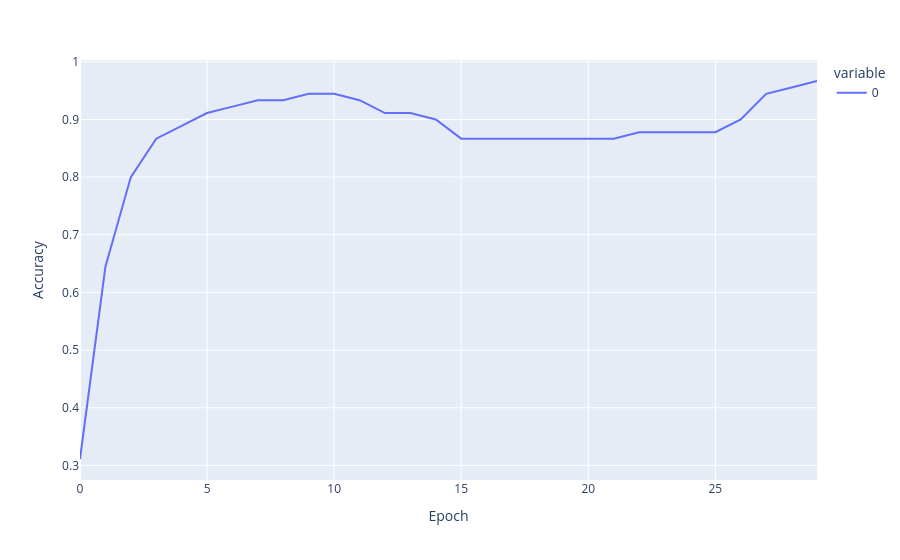

Notebook code cell kept with this figure:
### Code cell
fig = px.line(accurecies)
fig.update_layout(
    xaxis_title = "Epoch",
    yaxis_title = "Accuracy"
)
fig.show()

### Figure 1 — Plotly figure (JSON) as saved in the notebook; plotly's stock layout.template omitted (floating-point values rounded to 4 significant figures)
{"data": [{"hovertemplate": "variable=0<br>index=%{x}<br>value=%{y}<extra></extra>", "legendgroup": "0", "line": {"color": "#636efa", "dash": "solid"}, "marker": {"symbol": "circle"}, "mode": "lines", "name": "0", "orientation": "v", "showlegend": true, "type": "scatter", "x": [0, 1, 2, 3, 4, 5, 6, 7, 8, 9, 10, 11, 12, 13, 14, 15, 16, 17, 18, 19, 20, 21, 22, 23, 24, 25, 26, 27, 28, 29], "xaxis": "x", "y": [0.3111, 0.6444, 0.8, 0.8667, 0.8889, 0.9111, 0.9222, 0.9333, 0.9333, 0.9444, 0.9444, 0.9333, 0.9111, 0.9111, 0.9, 0.8667, 0.8667, 0.8667, 0.8667, 0.8667, 0.8667, 0.8667, 0.8778, 0.8778, 0.8778, 0.8778, 0.9, 0.9444, 0.9556, 0.9667], "yaxis": "y"}], "layout": {"legend": {"title": {"text": "variable"}, "tracegroupgap": 0}, "margin": {"t": 60}, "xaxis": {"anchor": "y", "domain": [0, 1], "title": {"text": "Epoch"}}, "yaxis": {"anchor": "x", "domain": [0, 1], "title": {"text": "Accuracy"}}}}
